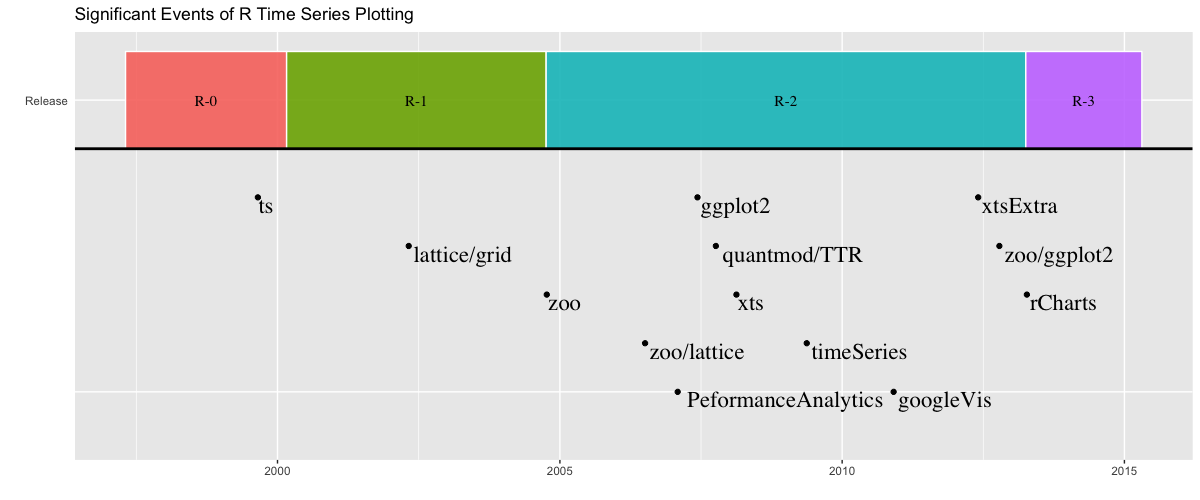

Recreate this plot in R.
#require(devtools)
#install_github('timeline','jbryer')
require(timeline)
require(plyr)

rTimeline <- read.csv(
    "https://docs.google.com/spreadsheet/pub?key=0AieeEIaS0AOsdHpPbmRaZkJtSW44M2pFQnRMaEJLcEE&single=true&gid=0&output=csv",
    stringsAsFactors = FALSE
)
#seems easier to me to get in the default column order
#expected by timeline
#label, group, start, end
rTimeline.clean <- rTimeline[,c(3,3,1,2)]

colnames(rTimeline.clean) <- c(
    "Release",
    "Group",
    "Start",
    "End"
)
#really don't have groups
#make same group or do by r.?
rTimeline.clean[,c(2)] <- substr(rTimeline.clean[,2],1,3)
#convert the text dates to dates
rTimeline.clean[,c(3,4)] <- lapply(
    rTimeline.clean[,c(3,4)],
    FUN = as.Date,
    format = "%m/%d/%Y"
)
#in the Google Doc, I have a phony date to provide a start slide
#get rid of this last row
rTimeline.clean <- rTimeline.clean[-nrow(rTimeline.clean),]
#sort by release date; spreadsheet is in decreasing order
rTimeline.clean <- rTimeline.clean[order(rTimeline.clean[,3]),]
#another way to do it shade r.? and then add each release as event
groupDates <- ddply(
    rTimeline.clean,
    .(Group),
    function(x){return(c(x[1,3],x[nrow(x),4]))}
)
groupDates[,4] <- rep("Release",nrow(groupDates))
colnames(groupDates) <- c("Release","Start","End","Group")
#define events for the timeline
events <- data.frame(
    rbind(
        c("ts","1999-08-27"),
        c("lattice/grid","2002-04-29"),
        c("zoo","2004-10-08"),
        c("zoo/lattice","2006-07-06"),
        c("PeformanceAnalytics","2007-02-02"),
        c("ggplot2","2007-06-10"),
        c("quantmod/TTR","2007-10-07"),
        c("xts","2008-02-17"),
        c("timeSeries","2009-05-17"),
        c("googleVis","2010-11-30"),
        c("xtsExtra","2012-05-30"),
        c("zoo/ggplot2","2012-10-14"),
        c("rCharts","2013-04-10")
    ),
    stringsAsFactors = FALSE
)
colnames(events) <- c("Package","Date")
events$Date <- as.Date(events$Date)

g2 <- timeline(
    df = groupDates,
    events = events,
    label.col = "Release",
    group.col ="Group",
    start.col = "Start",
    end.col="End",
    event.label.col = "Package",
    event.col = "Date",
    event.above = FALSE,
    text.position = "center",
    event.text.vjust = 1,
    event.text.size = 6,
    event.spots = 3
) + labs(title = "Significant Events of R Time Series Plotting")
g2
